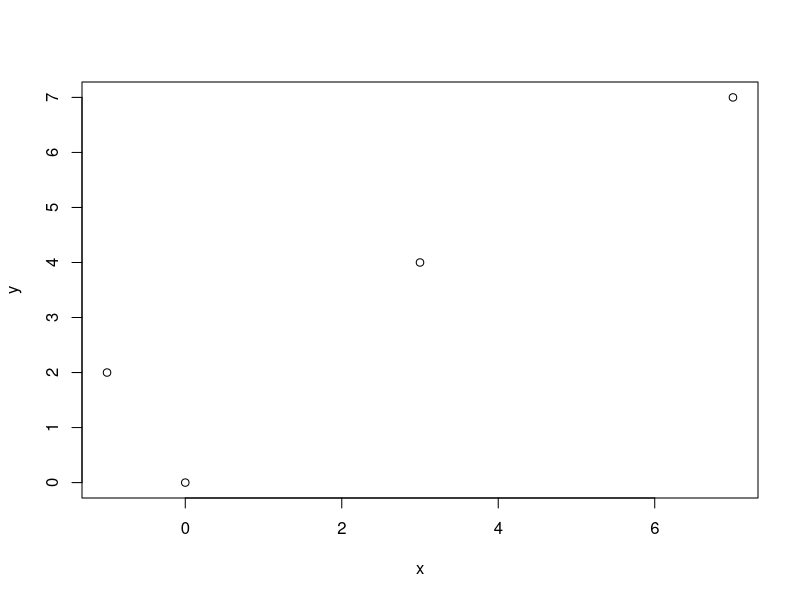

Reproduce this figure in R.
x = c(-1, 0, 3, 7)
y = c(2, 0, 4, 7)

n = length(x)

num = sum(x * y) - sum(x) * sum(y) / n
den = sum(x * x) - sum(x) * sum(x) / n

B1 = num / den
B0 = (sum(y) - (B1 * sum(x))) / n

png('images/disp_diagram.png')

plot(x, y)

dev.off()

B0
B1

print('For x = 1 predicted value is')
print(B1 * 1 + B0)